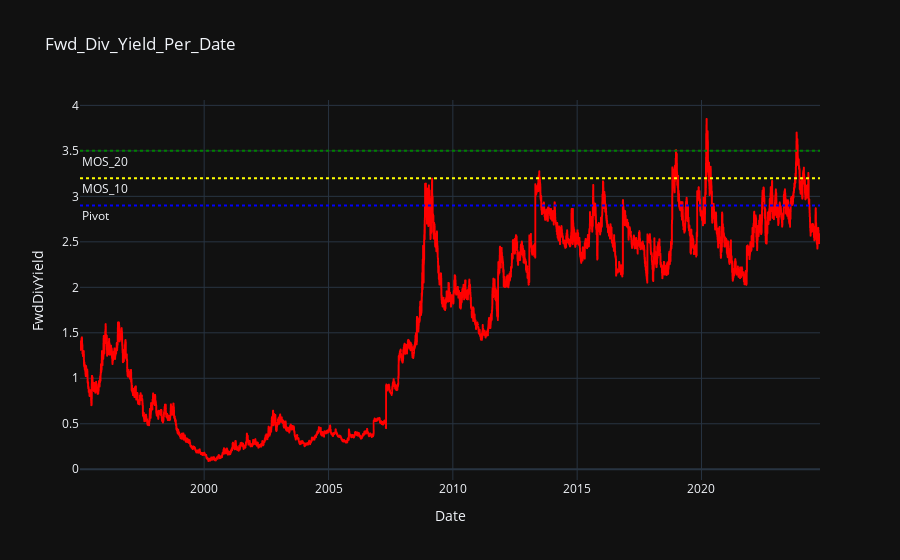

The cell this chart's notebook holds for it:
### Code cell
fwd_div_fig.add_hline(y=pivot, line_dash='dot', annotation_text='Pivot', annotation_position='bottom left', line_color='blue')
fwd_div_fig.add_hline(y=mos_10, line_dash='dot', annotation_text='MOS_10', annotation_position='bottom left', line_color='yellow')
fwd_div_fig.add_hline(y=mos_20, line_dash='dot', annotation_text='MOS_20', annotation_position='bottom left', line_color='green')
fwd_div_fig.show()

### Figure 1 — Plotly figure (JSON) as saved in the notebook; plotly's stock layout.template omitted (floating-point values rounded to 4 significant figures; data arrays with more than 128 entries replaced by an {"elided": "..."} marker saying what was removed)
{"data": [{"hovertemplate": "Date=%{x}<br>FwdDivYield=%{y}<extra></extra>", "legendgroup": "", "line": {"color": "red", "dash": "solid"}, "marker": {"symbol": "circle"}, "mode": "lines", "name": "", "showlegend": false, "x": {"elided": "7491 str values"}, "xaxis": "x", "y": {"elided": "7491 float values"}, "yaxis": "y", "type": "scattergl"}], "layout": {"xaxis": {"anchor": "y", "domain": [0.0, 1.0], "title": {"text": "Date"}}, "yaxis": {"anchor": "x", "domain": [0.0, 1.0], "title": {"text": "FwdDivYield"}}, "legend": {"tracegroupgap": 0}, "title": {"text": "Fwd_Div_Yield_Per_Date"}, "shapes": [{"line": {"color": "blue", "dash": "dot"}, "type": "line", "x0": 0, "x1": 1, "xref": "x domain", "y0": 2.9, "y1": 2.9, "yref": "y"}, {"line": {"color": "yellow", "dash": "dot"}, "type": "line", "x0": 0, "x1": 1, "xref": "x domain", "y0": 3.2, "y1": 3.2, "yref": "y"}, {"line": {"color": "green", "dash": "dot"}, "type": "line", "x0": 0, "x1": 1, "xref": "x domain", "y0": 3.5, "y1": 3.5, "yref": "y"}], "annotations": [{"showarrow": false, "text": "Pivot", "x": 0, "xanchor": "left", "xref": "x domain", "y": 2.9, "yanchor": "top", "yref": "y"}, {"showarrow": false, "text": "MOS_10", "x": 0, "xanchor": "left", "xref": "x domain", "y": 3.2, "yanchor": "top", "yref": "y"}, {"showarrow": false, "text": "MOS_20", "x": 0, "xanchor": "left", "xref": "x domain", "y": 3.5, "yanchor": "top", "yref": "y"}]}}
